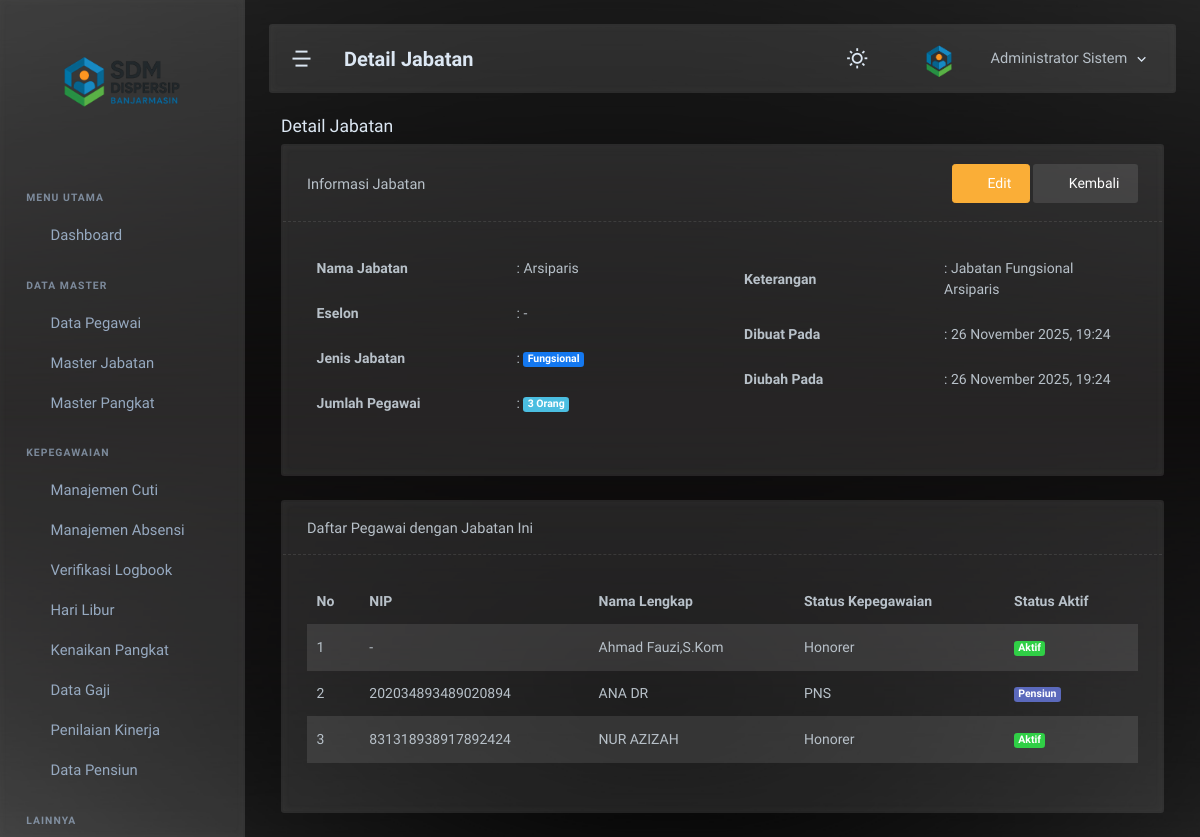
The page /admin/jabatan/detail.php?id=7 (signed in) on the database its author committed.
### tables this page shows
CREATE TABLE `master_jabatan` (
  `jabatan_id` int NOT NULL,
  `nama_jabatan` varchar(150) NOT NULL,
  `eselon` varchar(20) DEFAULT NULL,
  `jenis_jabatan` enum('Struktural','Fungsional','Pelaksana') DEFAULT 'Pelaksana',
  `keterangan` varchar(255) DEFAULT NULL,
  `created_at` datetime DEFAULT CURRENT_TIMESTAMP,
  `updated_at` datetime DEFAULT CURRENT_TIMESTAMP ON UPDATE CURRENT_TIMESTAMP
);

CREATE TABLE `pegawai` (
  `pegawai_id` int NOT NULL,
  `user_id` int DEFAULT NULL,
  `nik` varchar(20) NOT NULL,
  `nip` varchar(30) DEFAULT NULL,
  `nama_lengkap` varchar(150) NOT NULL,
  `jk` enum('L','P') NOT NULL,
  `tgl_lahir` date DEFAULT NULL,
  `status_kepegawaian` enum('PNS','PPPK','Honorer','Kontrak') NOT NULL,
  `jabatan_id` int DEFAULT NULL,
  `pangkat_id` int DEFAULT NULL,
  `tgl_mulai_kerja` date DEFAULT NULL,
  `alamat` text,
  `status_aktif` enum('Aktif','Pensiun','Pindah','Meninggal','Nonaktif') DEFAULT 'Aktif',
  `tmt_pensiun` date DEFAULT NULL,
  `created_at` datetime DEFAULT CURRENT_TIMESTAMP,
  `updated_at` datetime DEFAULT CURRENT_TIMESTAMP ON UPDATE CURRENT_TIMESTAMP
);

### admin/jabatan/detail.php (the view, shortened to what this page needs)
<?php
require_once '../../config/koneksi.php';
$id = isset($_GET['id']) ? intval($_GET['id']) : 0;
$query = "SELECT mj.*,
          (SELECT COUNT(*) FROM pegawai WHERE jabatan_id = mj.jabatan_id) as jumlah_pegawai
          FROM master_jabatan mj
          WHERE mj.jabatan_id = ?";
$stmt = mysqli_prepare($koneksi, $query);
mysqli_stmt_bind_param($stmt, 'i', $id);
mysqli_stmt_execute($stmt);
$result = mysqli_stmt_get_result($stmt);
$jabatan = mysqli_fetch_assoc($result);
include '../../includes/header.php';
include '../../includes/sidebar.php';
include '../../includes/navbar.php';
?>
<div class="page-container">
    <div class="page-content">
        <div class="container-xxl">
            <div class="row">
                <div class="col-12">
                    <div class="page-title-box">
                        <h4 class="page-title">Detail Jabatan</h4>
                    </div>
                </div>
            </div>
            <div class="card">
                <div class="card-header border-bottom border-dashed d-flex justify-content-between align-items-center">
                    <h5 class="card-title mb-0">Informasi Jabatan</h5>
                    <div>
                        <a href="/sdm_dispersip/admin/jabatan/edit.php?id=<?php echo $id; ?>" class="btn btn-warning"><i class="ti ti-pencil me-1"></i>Edit</a>
                        <a href="/sdm_dispersip/admin/jabatan/jabatan.php" class="btn btn-light"><i class="ti ti-arrow-left me-1"></i>Kembali</a>
                    </div>
                </div>
                <div class="card-body">
                    <div class="row">
                        <div class="col-md-6">
                            <table class="table table-borderless">
                                <tr>
                                    <th width="200">Nama Jabatan</th>
                                    <td>: <?php echo htmlspecialchars($jabatan['nama_jabatan']); ?></td>
                                </tr>
                                <tr>
                                    <th>Eselon</th>
                                    <td>: <?php echo htmlspecialchars($jabatan['eselon'] ?? '-'); ?></td>
                                </tr>
                                <tr>
                                    <th>Jenis Jabatan</th>
                                    <td>: <span class="badge bg-primary"><?php echo htmlspecialchars($jabatan['jenis_jabatan']); ?></span></td>
                                </tr>
                                <tr>
                                    <th>Jumlah Pegawai</th>
                                    <td>: <span class="badge bg-info"><?php echo $jabatan['jumlah_pegawai']; ?> Orang</span></td>
                                </tr>
                            </table>
                        </div>
                        <div class="col-md-6">
                            <table class="table table-borderless">
                                <tr>
                                    <th width="200">Keterangan</th>
                                    <td>: <?php echo htmlspecialchars($jabatan['keterangan'] ?? '-'); ?></td>
                                </tr>
                                <tr>
                                    <th>Dibuat Pada</th>
                                    <td>: <?php echo $jabatan['created_at'] ? date('d F Y, H:i', strtotime($jabatan['created_at'])) : '-'; ?></td>
                                </tr>
                                <tr>
                                    <th>Diubah Pada</th>
                                    <td>: <?php echo $jabatan['updated_at'] ? date('d F Y, H:i', strtotime($jabatan['updated_at'])) : '-'; ?></td>
                                </tr>
                            </table>
                        </div>
                    </div>
                </div>
            </div>
            <?php if ($jabatan['jumlah_pegawai'] > 0): ?>
            <div class="card mt-3">
                <div class="card-header border-bottom border-dashed">
                    <h5 class="card-title mb-0">Daftar Pegawai dengan Jabatan Ini</h5>
                </div>
                <div class="card-body">
                    <div class="table-responsive">
                        <table class="table table-striped">
                            <thead>
                                <tr>
                                    <th>No</th>
                                    <th>NIP</th>
                                    <th>Nama Lengkap</th>
                                    <th>Status Kepegawaian</th>
                                    <th>Status Aktif</th>
                                </tr>
                            </thead>
                            <tbody>
                                <?php
                                $pegawai_query = "SELECT pegawai_id, nip, nama_lengkap, status_kepegawaian, status_aktif
                                                 FROM pegawai
                                                 WHERE jabatan_id = ?
                                                 ORDER BY nama_lengkap";
                                $stmt = mysqli_prepare($koneksi, $pegawai_query);
                                mysqli_stmt_bind_param($stmt, 'i', $id);
                                mysqli_stmt_execute($stmt);
                                $pegawai_result = mysqli_stmt_get_result($stmt);
                                $no = 1;
                                while ($pegawai = mysqli_fetch_assoc($pegawai_result)):
                                ?>
                                <tr>
                                    <td><?php echo $no++; ?></td>
                                    <td><?php echo htmlspecialchars($pegawai['nip'] ?? '-'); ?></td>
                                    <td><?php echo htmlspecialchars($pegawai['nama_lengkap']); ?></td>
                                    <td><?php echo htmlspecialchars($pegawai['status_kepegawaian']); ?></td>
                                    <td><span class="badge bg-<?php echo $pegawai['status_aktif'] == 'Aktif' ? 'success' : 'secondary'; ?>"><?php echo htmlspecialchars($pegawai['status_aktif']); ?></span></td>
                                </tr>
                                <?php endwhile; mysqli_stmt_close($stmt); ?>
                            </tbody>
                        </table>
                    </div>
                </div>
            </div>
            <?php endif; ?>
        </div>
    </div>
</div>
<?php include '../../includes/footer.php'; ?>

### rows shown on the page
master_jabatan: nama_jabatan "Arsiparis", eselon "-", jenis_jabatan "Fungsional", keterangan "Jabatan Fungsional Arsiparis", created_at "26 November 2025, 19:24", updated_at "26 November 2025, 19:24"
pegawai: nip "-", nama_lengkap "Ahmad Fauzi,S.Kom", status_kepegawaian "Honorer", status_aktif "Aktif"
pegawai: nip "202034893489020894", nama_lengkap "ANA DR", status_kepegawaian "PNS", status_aktif "Pensiun"
pegawai: nip "831318938917892424", nama_lengkap "NUR AZIZAH", status_kepegawaian "Honorer", status_aktif "Aktif"

### other values the page prints
$page_title "Detail Jabatan"
$_SESSION['nama_lengkap'] "Administrator Sistem"
$jabatan['jumlah_pegawai'] "3"
